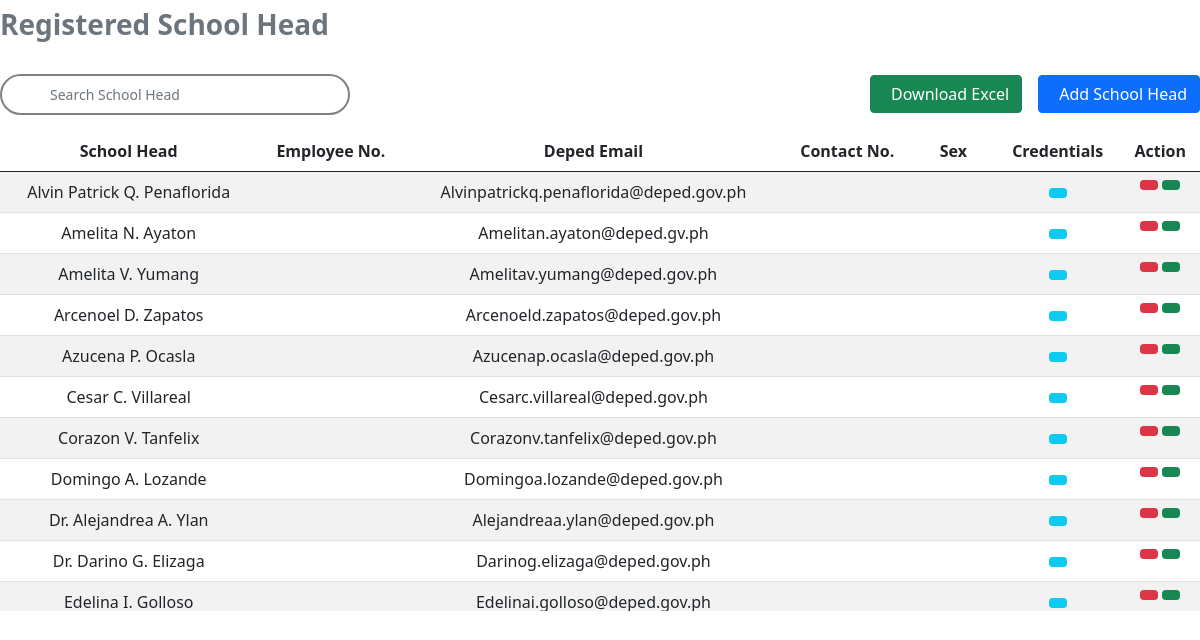
Page /table.php on the committed database.
### tables this page shows
CREATE TABLE `profile` (
  `id` int(11) NOT NULL,
  `name` varchar(300) NOT NULL,
  `bday` varchar(250) NOT NULL,
  `address` varchar(500) NOT NULL,
  `email` varchar(1000) NOT NULL,
  `contactNo` varchar(250) NOT NULL,
  `sex` varchar(250) NOT NULL,
  `yearAsSchoolHead` varchar(250) NOT NULL,
  `duration` varchar(250) NOT NULL,
  `learnersPerf` varchar(250) NOT NULL,
  `teacherPerf` varchar(250) NOT NULL,
  `financialMng` varchar(250) NOT NULL,
  `complaints` varchar(250) NOT NULL,
  `picture` varchar(1000) NOT NULL,
  `school` varchar(500) NOT NULL,
  `citizenship` varchar(250) NOT NULL,
  `civil` varchar(250) NOT NULL,
  `zipcode` varchar(250) NOT NULL,
  `employeeNo` varchar(250) NOT NULL,
  `placeBirth` varchar(250) NOT NULL
);

### table.php (the view, shortened to what this page needs)
<?php
    require "db.php";
    $q = "SELECT * FROM `profile` ORDER BY name ASC";
    $list = $con->query($q);
    $fetch = $list->fetch_assoc();
?>
<!DOCTYPE html>
<html lang="en">
<head>
    <link href="https://cdn.jsdelivr.net/npm/bootstrap@5.0.2/dist/css/bootstrap.min.css" rel="stylesheet">
</head>
<body>
    <div class=" text-secondary fw-bold p-2 ps-0 mb-3 w-50 h3">Registered School Head</div>
    <div class="d-flex align-items-center justify-content-between mb-3 mt-4 position-relative">
        <div class="d-flex align-items-center gap-4">
            <input id='searchBar' class="form-control form-control-sm fs-17 py-2 ps-5" style="border: 2px solid grey; border-radius: 100vmax; width: 350px;" type="text" placeholder='Search School Head'
            aria-label="Search">
        </div>
        <div class="d-flex gap-3">
            <button id='excelBtn' class='btn btn-success '><i class="fa-solid fa-file-arrow-down pe-2"></i>Download Excel</button>
            <button type="button" class="btn btn-primary " data-bs-toggle="modal" data-bs-target="#addSchool"><i class="fa-solid fa-plus pe-2"></i>Add School Head</button>
        </div>
    </div>
    <div class="table-responsive md" style="max-height: 480px;">
        <table id='tableToXLS' class='table text-center table-striped'>
            <thead>
                <tr>
                    <th>School Head</th>
                    <th>Employee No.</th>
                    <th>Deped Email</th>
                    <th>Contact No.</th>
                    <th>Sex</th>
                    <th>Credentials</th>
                    <th>Action</th>
                </tr>
            </thead>
            <tbody id="idForSearchOutput">
                <?php if($list->num_rows){ ?>
                    <?php do{ ?>
                        <tr>
                            <td><?php echo $fetch['name'] ?></td>
                            <td><?php echo $fetch['employeeNo'] ?></td>
                            <td><?php echo $fetch['email'] ?></td>
                            <td><?php echo $fetch['contactNo'] ?></td>
                            <td><?php echo $fetch['sex'] ?></td>
                            <td>
                                <button title="Credentials" class="btn btn-info btn-sm" data-bs-toggle="modal" data-bs-target="#credentialModal" id='credentialButtonFolder' value='<?php echo $fetch['email'] ?>'><i class="fa-solid fa-folder-open"></i></button>
                            </td>
                            <td>
                                <div class="d-flex gap-1 justify-content-center">
                                    <button title="Delete" class="btn btn-danger btn-sm" id='deleteBtn' value='<?php echo $fetch['id'] ?>'><i class="fa-solid fa-trash"></i></button>
                                    <button title="View Equipment" class="btn btn-success btn-sm" id="viewBtn" value='<?php echo $fetch['email'] ?>'><i class="fa-solid fa-eye"></i></button>
                                </div>
                            </td>
                        </tr>
                    <?php }while($fetch = $list->fetch_assoc()) ?>
                <?php }else{ ?>
                    <tr>
                        <td colspan='12'>No data</td>
                    </tr>
                <?php } ?>
            </tbody>
        </table>
    </div>
</body>
</html>

### rows in the picture
profile: name "Alvin Patrick Q. Penaflorida", email "Alvinpatrickq.penaflorida@deped.gov.ph", $fetch['id'] 74 (drawn)
profile: name "Amelita N. Ayaton", email "Amelitan.ayaton@deped.gv.ph", $fetch['id'] 46 (drawn)
profile: name "Amelita V. Yumang", email "Amelitav.yumang@deped.gov.ph", $fetch['id'] 64 (drawn)
profile: name "Arcenoel D. Zapatos", email "Arcenoeld.zapatos@deped.gov.ph", $fetch['id'] 48 (drawn)
profile: name "Azucena P. Ocasla", email "Azucenap.ocasla@deped.gov.ph", $fetch['id'] 42 (drawn)
profile: name "Cesar C. Villareal", email "Cesarc.villareal@deped.gov.ph", $fetch['id'] 63 (drawn)
profile: name "Corazon V. Tanfelix", email "Corazonv.tanfelix@deped.gov.ph", $fetch['id'] 31 (drawn)
profile: name "Domingo A. Lozande", email "Domingoa.lozande@deped.gov.ph", $fetch['id'] 66 (drawn)
profile: name "Dr. Alejandrea A. Ylan", email "Alejandreaa.ylan@deped.gov.ph", $fetch['id'] 59 (drawn)
profile: name "Dr. Darino G. Elizaga", email "Darinog.elizaga@deped.gov.ph", $fetch['id'] 33 (drawn)
profile: name "Edelina I. Golloso", email "Edelinai.golloso@deped.gov.ph", $fetch['id'] 70 (drawn)
